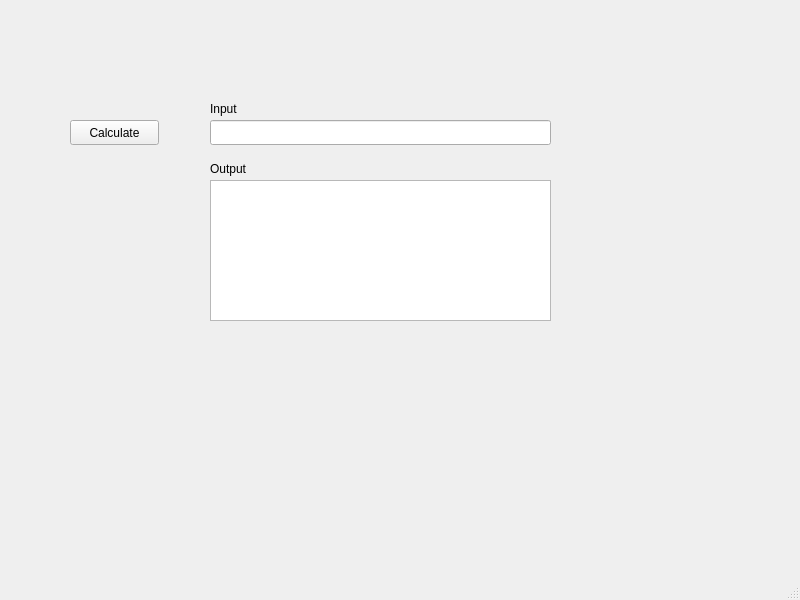
<?xml version="1.0" encoding="UTF-8"?>
<ui version="4.0">
 <class>MainWindow</class>
 <widget class="QMainWindow" name="MainWindow">
  <property name="geometry">
   <rect>
    <x>0</x>
    <y>0</y>
    <width>800</width>
    <height>600</height>
   </rect>
  </property>
  <property name="windowTitle">
   <string>MainWindow</string>
  </property>
  <widget class="QWidget" name="centralwidget">
   <widget class="QTextEdit" name="textEdit">
    <property name="geometry">
     <rect>
      <x>210</x>
      <y>180</y>
      <width>341</width>
      <height>141</height>
     </rect>
    </property>
   </widget>
   <widget class="QLineEdit" name="lineEdit">
    <property name="geometry">
     <rect>
      <x>210</x>
      <y>120</y>
      <width>341</width>
      <height>25</height>
     </rect>
    </property>
   </widget>
   <widget class="QPushButton" name="pushButton">
    <property name="geometry">
     <rect>
      <x>70</x>
      <y>120</y>
      <width>89</width>
      <height>25</height>
     </rect>
    </property>
    <property name="text">
     <string>Calculate</string>
    </property>
   </widget>
   <widget class="QLabel" name="label">
    <property name="geometry">
     <rect>
      <x>210</x>
      <y>160</y>
      <width>67</width>
      <height>17</height>
     </rect>
    </property>
    <property name="text">
     <string>Output</string>
    </property>
   </widget>
   <widget class="QLabel" name="label_2">
    <property name="geometry">
     <rect>
      <x>210</x>
      <y>100</y>
      <width>67</width>
      <height>17</height>
     </rect>
    </property>
    <property name="text">
     <string>Input</string>
    </property>
   </widget>
  </widget>
  <widget class="QMenuBar" name="menubar">
   <property name="geometry">
    <rect>
     <x>0</x>
     <y>0</y>
     <width>800</width>
     <height>22</height>
    </rect>
   </property>
  </widget>
  <widget class="QStatusBar" name="statusbar"/>
 </widget>
 <resources/>
 <connections/>
</ui>
